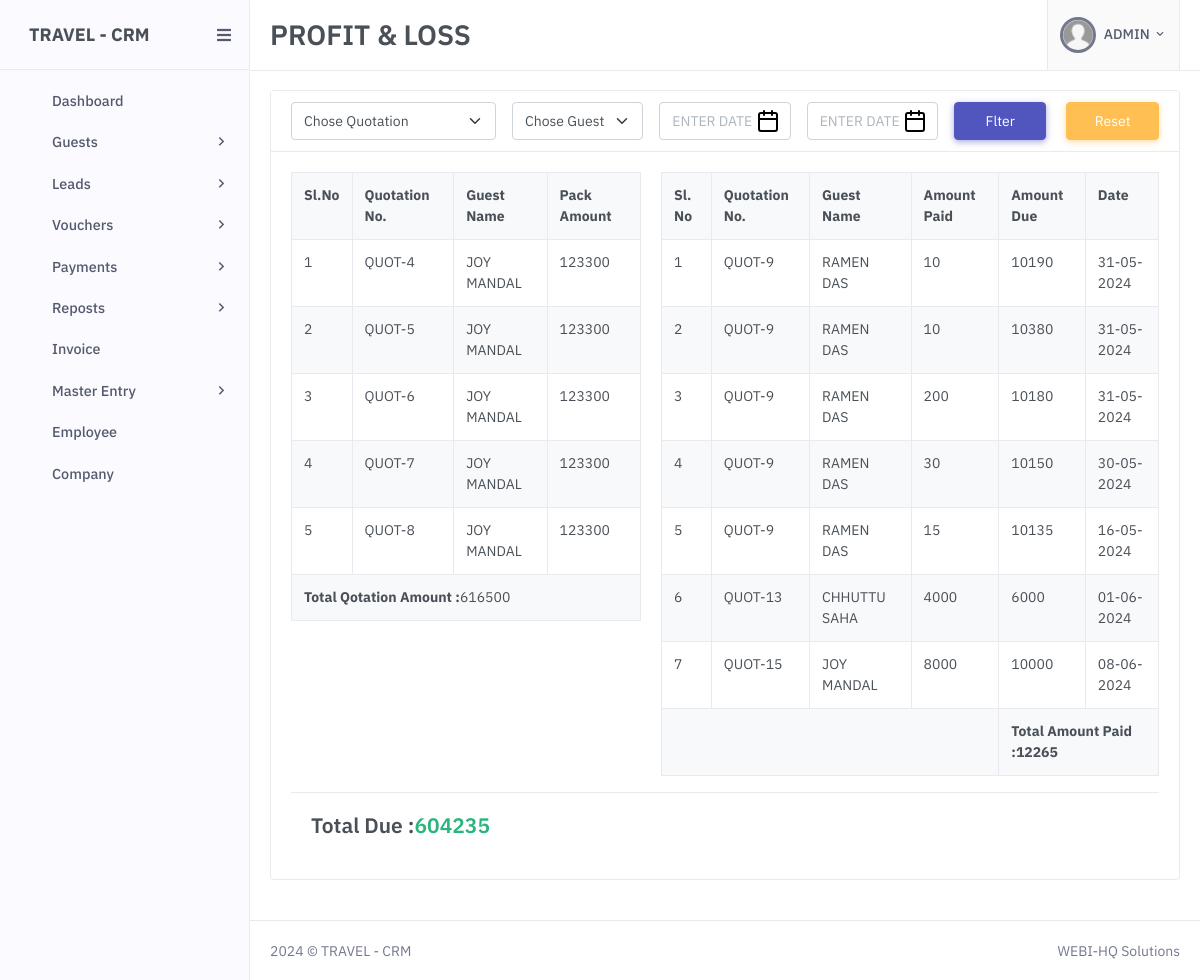
Screenshot of /report-prifit-loss-old.php (signed in) with the database file from the repository.
### tables this page shows
CREATE TABLE `tbl_quotation` (
  `id` int(11) NOT NULL,
  `guest_id` varchar(250) NOT NULL,
  `lead_id` varchar(250) NOT NULL,
  `hotel_total` varchar(250) NOT NULL,
  `cab_total` varchar(250) NOT NULL,
  `addon_total` varchar(250) NOT NULL,
  `grand_total` varchar(250) NOT NULL,
  `pack_total` varchar(250) NOT NULL,
  `created_by` varchar(250) NOT NULL,
  `updated_by` varchar(250) NOT NULL,
  `created_at` date NOT NULL,
  `updated_at` date NOT NULL,
  `is_deleted` tinyint(4) NOT NULL DEFAULT 0
);

CREATE TABLE `tbl_guest` (
  `id` int(11) NOT NULL,
  `guest_name` varchar(250) DEFAULT NULL,
  `guest_phone` varchar(250) DEFAULT NULL,
  `altphone` varchar(250) DEFAULT NULL,
  `email` varchar(250) DEFAULT NULL,
  `country` varchar(250) DEFAULT NULL,
  `address` varchar(250) DEFAULT NULL,
  `pincode` varchar(250) DEFAULT NULL,
  `remarks` varchar(250) DEFAULT NULL,
  `created_by` varchar(250) DEFAULT NULL,
  `updated_by` varchar(250) DEFAULT NULL,
  `created_at` date DEFAULT NULL,
  `updated_at` date DEFAULT NULL,
  `is_deleted` tinyint(3) NOT NULL DEFAULT 0
);

CREATE TABLE `tbl_payment_guest` (
  `id` int(11) NOT NULL,
  `quotation_id` varchar(250) NOT NULL,
  `guest_id` varchar(250) NOT NULL,
  `lead_id` varchar(250) NOT NULL,
  `total_amount` varchar(250) NOT NULL,
  `paid_amount` varchar(250) NOT NULL,
  `due_amount` varchar(250) NOT NULL,
  `created_by` varchar(250) NOT NULL,
  `updated_by` varchar(250) NOT NULL,
  `created_at` date NOT NULL,
  `updated_at` date NOT NULL,
  `is_deleted` tinyint(4) NOT NULL
);

### includes/functions.php (called while the page is built, shortened)
<?php
    function output_date($date){
        $date = str_replace('/','-',$date);
        $date = new DateTime($date);
        $dt2=$date->format('d-m-Y');
        return $dt2;
    }
    function getGuestName($id){
        global $mysqli;
        $return='Guest Not Exixt';
        $query=$mysqli->query("SELECT * FROM `tbl_guest` WHERE `id`='$id'");
        if($query->num_rows > 0){
            $fetch=$query->fetch_assoc();
            $return=$fetch['guest_name'];
        }
return $return;
    }
    function getQuotTotalAmount(){
        global $mysqli;
        $return=false;
        $query=$mysqli->query("SELECT SUM(`pack_total`) as all_pack_total FROM `tbl_quotation` ORDER BY `id` DESC");
        if($query->num_rows > 0){
            $fetch=$query->fetch_assoc();
            $return=$fetch['all_pack_total'];
        }
        return $return;
    }

### report-prifit-loss-old.php (the view, shortened to what this page needs)
<?php
include 'includes/after_login.php';
$sql = "SELECT * FROM `tbl_payment_guest` WHERE `is_deleted`=0";
$sql2 = "SELECT * FROM `tbl_quotation` WHERE `is_deleted`=0";
$query = $mysqli->query($sql);
$query2 = $mysqli->query($sql2);
?>
<!doctype html>
<html lang="en">
<head>
    <?php include_once 'includes/style.php' ?>
    <link rel="stylesheet" href="assets/libs/jquery-ui/jquery-ui.css">
</head>
<body>
    <?php include_once 'includes/header.php' ?>
    <div class="main-content" id="miniaresult">
        <div class="page-content">
            <div class="container-fluid">
                <div class="card">
                    <div class="card-header">
                        <form method="get">
                            <div class="row g-3">
                                <div class="col-md-3">
                                    <select name="quotation_id" id="quotation_id" class="form-select">
                                        <option value="">Chose Quotation</option>
                                    </select>
                                </div>
                                <div class="col-md-2">
                                    <select name="guest" id="guest" class="form-select">
                                        <option value="">Chose Guest</option>
                                        <?php
                                        $field_sql = $mysqli->query("SELECT * FROM `tbl_guest` WHERE `is_deleted`=0");
                                        ?>
                                    </select>
                                </div>
                                <div class="col-md-2">
                                    <input type="text" name="start_date" id="start_date" class="form-control start_date" placeholder="Enter Date" value="<?php echo isset($_GET['start_date']) && !empty($_GET['start_date']) ? $_GET['start_date'] : '' ?>">
                                </div>
                                <div class="col-md-2">
                                    <input type="text" name="end_date" id="end_date" class="form-control end_date" placeholder="Enter Date" value="<?php echo isset($_GET['end_date']) && !empty($_GET['end_date']) ? $_GET['end_date'] : '' ?>">
                                </div>
                                <div class="col-md-3">
                                    <div class="row">
                                        <div class="col-md-6">
                                            <button type="submit" class="btn btn-primary w-100">Flter</button>
                                        </div>
                                        <div class="col-md-6">
                                            <a href="report-payment" class="btn btn-warning w-100">Reset</a>
                                        </div>
                                    </div>
                                </div>
                            </div>
                        </form>
                    </div>
                    <div class="card-body">
                        <div class="row">
                            <div class="col-md-5">
                                <div class="table-responsive">
                                    <table class="table table-bordered table-striped">
                                        <tr>
                                            <th>Sl.No</th>
                                            <th>Quotation No.</th>
                                            <th>Guest Name</th>
                                            <th>Pack Amount</th>
                                        </tr>
                                        <?php $slno = 1;
                                        $total_amount=0;
                                        while ($row2 = $query2->fetch_array()) { ?>
                                            <tr>
                                                <td><?php echo $slno;
                                                    $slno++ ?></td>
                                                <td><?php echo 'QUOT-' . $row2['id'] ?></td>
                                                <td><?php echo getGuestName($row2['guest_id']) ?></td>
                                                <td><?php echo $row2['pack_total'];$total_amount+=$row2['pack_total']; ?></td>
                                            </tr>
                                        <?php } ?>
                                        <tr>
                                            <td colspan="4"><b>Total Qotation Amount :</b><?php echo $total_amount ?></td>
                                        </tr>
                                    </table>
                                </div>
                            </div>
                        <div class="col-7">
                            <div class="table-responsive">
                                <table class="table table-bordered table-striped">
                                    <tr>
                                        <th>Sl. No</th>
                                        <th>Quotation No.</th>
                                        <th>Guest Name</th>
                                        <th>Amount Paid</th>
                                        <th>Amount Due</th>
                                        <th>Date</th>
                                    </tr>
                                    <?php $slno = 1;
                                    $total_paid_amount = 0;
                                    $total_amount = getQuotTotalAmount();
                                    while ($row = $query->fetch_array()) {
                                    ?>
                                        <tr>
                                            <td><?php echo $slno;
                                                $slno++ ?></td>
                                            <td><?php echo 'QUOT-' . $row['quotation_id'] ?></td>
                                            <td><?php echo getGuestName($row['guest_id']) ?></td>
                                            <td><?php $total_paid_amount += $row['paid_amount'];
                                                echo $row['paid_amount']; ?></td>
                                            <td><?php echo $row['due_amount'] ?></td>
                                            <td><?php echo output_date($row['created_at']) ?></td>
                                        </tr>
                                    <?php } ?>
                                    <tr>
                                        <td colspan="4"></td>
                                        <td colspan="2" class="text-start"><b>Total Amount Paid :<?php echo $total_paid_amount ?></b></td>
                                    </tr>
                                </table>
                            </div>
                        </div>
                    </div>
                    <div class="card-footer">
                        <h4>Total Due  :<?php $prol=$total_amount-$total_paid_amount; echo ($prol>0)?'<span class="text-success">'.$prol.'</span>':'<span class="text-danger">'.$prol.'</span>' ?></h4>
                    </div>
                </div>
            </div>
        </div>
    </div>
    </div>
    <?php include_once 'includes/footer.php' ?>
</body>
</html>

### assets/css/main.css (style rules this page uses)
:root { --fc-daygrid-event-dot-width: 8px; }
:root { --fc-list-event-dot-width: 10px; --fc-list-event-hover-bg-color: #f5f5f5; }

### assets/dhStyle.css (style rules this page uses)
input:not(.nocase) { text-transform: uppercase; }
.main-content { overflow:inherit }
.page-content { margin-bottom: 20px; }
.card h4 { margin-bottom: 0px; }
.card .card-header { padding: 0.7rem 1.25rem; }
.datepicker,.start_date,.end_date { background: url(../images/calendar.svg) no-repeat right 10px center #fff !important;padding-right: 20px !important }

### rows the page displays
tbl_quotation: id "4", guest.guest_name "JOY MANDAL", pack_total "123300"
tbl_quotation: id "5", guest.guest_name "JOY MANDAL", pack_total "123300"
tbl_quotation: id "6", guest.guest_name "JOY MANDAL", pack_total "123300"
tbl_quotation: id "7", guest.guest_name "JOY MANDAL", pack_total "123300"
tbl_quotation: id "8", guest.guest_name "JOY MANDAL", pack_total "123300"
tbl_payment_guest: quotation "9", guest.guest_name "RAMEN DAS", paid_amount "10", due_amount "10190", created_at "31-05-2024"
tbl_payment_guest: quotation "9", guest.guest_name "RAMEN DAS", paid_amount "10", due_amount "10380", created_at "31-05-2024"
tbl_payment_guest: quotation "9", guest.guest_name "RAMEN DAS", paid_amount "200", due_amount "10180", created_at "31-05-2024"
tbl_payment_guest: quotation "9", guest.guest_name "RAMEN DAS", paid_amount "30", due_amount "10150", created_at "30-05-2024"
tbl_payment_guest: quotation "9", guest.guest_name "RAMEN DAS", paid_amount "15", due_amount "10135", created_at "16-05-2024"
tbl_payment_guest: quotation "13", guest.guest_name "CHHUTTU SAHA", paid_amount "4000", due_amount "6000", created_at "01-06-2024"
tbl_payment_guest: quotation "15", guest.guest_name "JOY MANDAL", paid_amount "8000", due_amount "10000", created_at "08-06-2024"

### other values shown
$thisSoftware "TRAVEL - CRM"
$thisPageTitle "PROFIT & LOSS"
$_SESSION['login']['user_role'] "ADMIN"
$total_amount "616500"
$total_paid_amount "12265"
$prol "604235"
